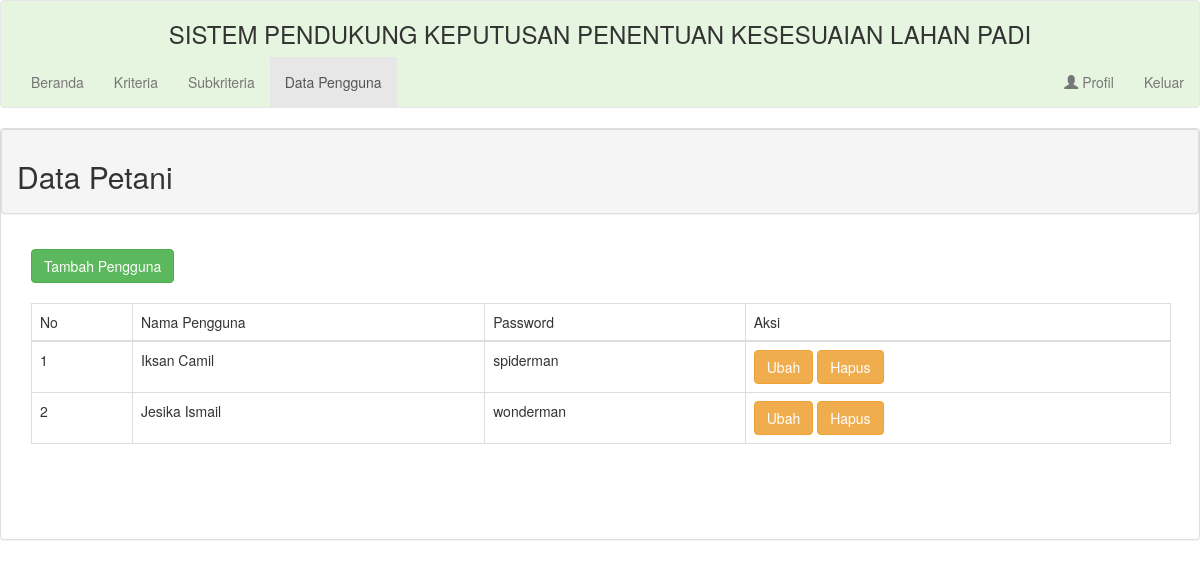
Screenshot of /admin/pengguna/data_pengguna.php with the database file from the repository.
### tables this page shows
CREATE TABLE `petani` (
  `id_pengguna` int(11) NOT NULL,
  `username` varchar(255) NOT NULL,
  `nama_pbaru` varchar(255) NOT NULL,
  `password` varchar(255) NOT NULL
);

### admin/pengguna/data_pengguna.php (the view, shortened to what this page needs)
<?php
include "../../koneksi.php";
 ?>
<!DOCTYPE html>
<html>
    <head>
        <link rel="stylesheet" href="https://maxcdn.bootstrapcdn.com/bootstrap/3.4.1/css/bootstrap.min.css">
    </head>
    <body>
        <div class="wrapper">
            <div id="content">
                <nav class="navbar navbar-default justify-content-center" style="background: #e5f5df">
                    <div class="container-fluid">
                   		 <center>
                   		 	<h3>SISTEM PENDUKUNG KEPUTUSAN PENENTUAN KESESUAIAN LAHAN PADI</h3>
                   		 </center>
                   		 <ul class="nav navbar-nav">
				      <li><a href="../index_admin.php">Beranda</a></li>
				      <li><a href="../kriteria/data_kriteria.php">Kriteria</a></li>
				      <li><a href="../subkriteria/data_subkriteria.php">Subkriteria</a></li>
				      <li class="active"><a href="data_pengguna.php">Data Pengguna</a></li>
				    </ul>
				    <ul class="nav navbar-nav navbar-right">
				      <li><a href="profil/data_diri.php"><span class="glyphicon glyphicon-user"></span> Profil</a></li>
                      <li><a href="../keluar.php">Keluar</a></li>
				    </ul>
                    </div>
                </nav>
                <div class="panel panel-default">
                <div class="panel panel-heading">
                    <h2>Data Petani</h2>
                </div>
                <div class="panel-body">
                  <div class="container">
                        <a href="tambah_pengguna.php" class="btn btn-success btn-fill">
                        <span>Tambah Pengguna</span>
                        </a>
                        <br><br>
                 <table class="table table-bordered">
                  	<thead>
                  		<tr>
                  			<td>No</td>
                  			<td>Nama Pengguna</td>
                  			<td>Password</td>
                  			<td>Aksi</td>
                  		</tr>
                  	</thead>
                  	<tbody>
                  		<?php
                                $no = 1;
                                $sql = "SELECT * FROM petani";
                                foreach ($dbh->query($sql) as $data) :
                                ?>
                                <tr>
                                    <td><?php echo $no ?></td>
                                    <td><?php echo $data['nama_pbaru']; ?></td>
                                    <td><?php echo $data['password']; ?></td>
                                    <td>
                                    <a href="edit_pengguna.php?siapa=<?php echo $data['id_pengguna']?>" class="btn btn-warning">
                                    <span>Ubah</span>
                                    </a>
                                    <a href="hapus_pengguna.php?siapa=<?php echo $data['id_pengguna']?>" class="btn btn-warning">
                                    <span>Hapus</span>
                                    </a>
                                    </td>
                                </tr>
                            <?php
                            $no++;
                        endforeach; ?>
                  	</tbody>
                  </table>
                  </div>
                </div>
                <br><br><br>
                </div>
                </div>
        </div>
    </body>
</html>

### rows the page displays
petani: nama_pbaru "Iksan Camil", password "spiderman"
petani: nama_pbaru "Jesika Ismail", password "wonderman"
